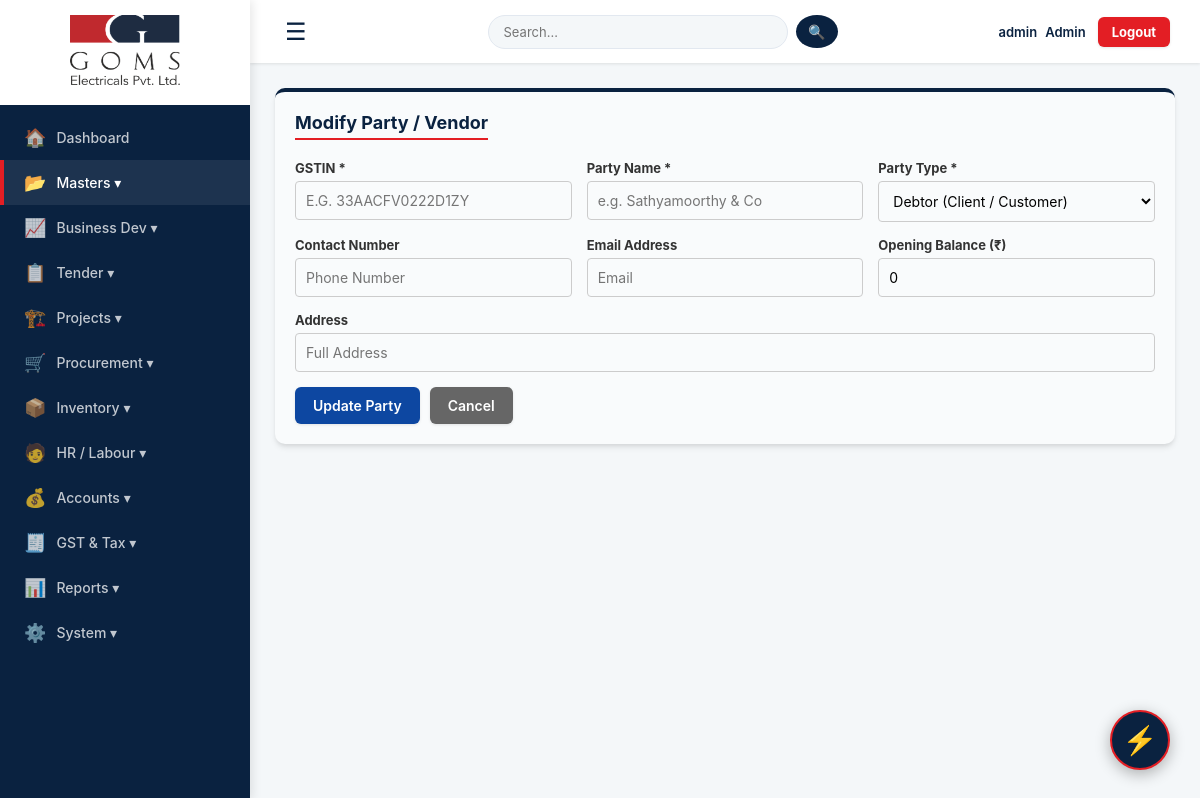
The page /parties/edit/32 (signed in) on the database as committed earlier.
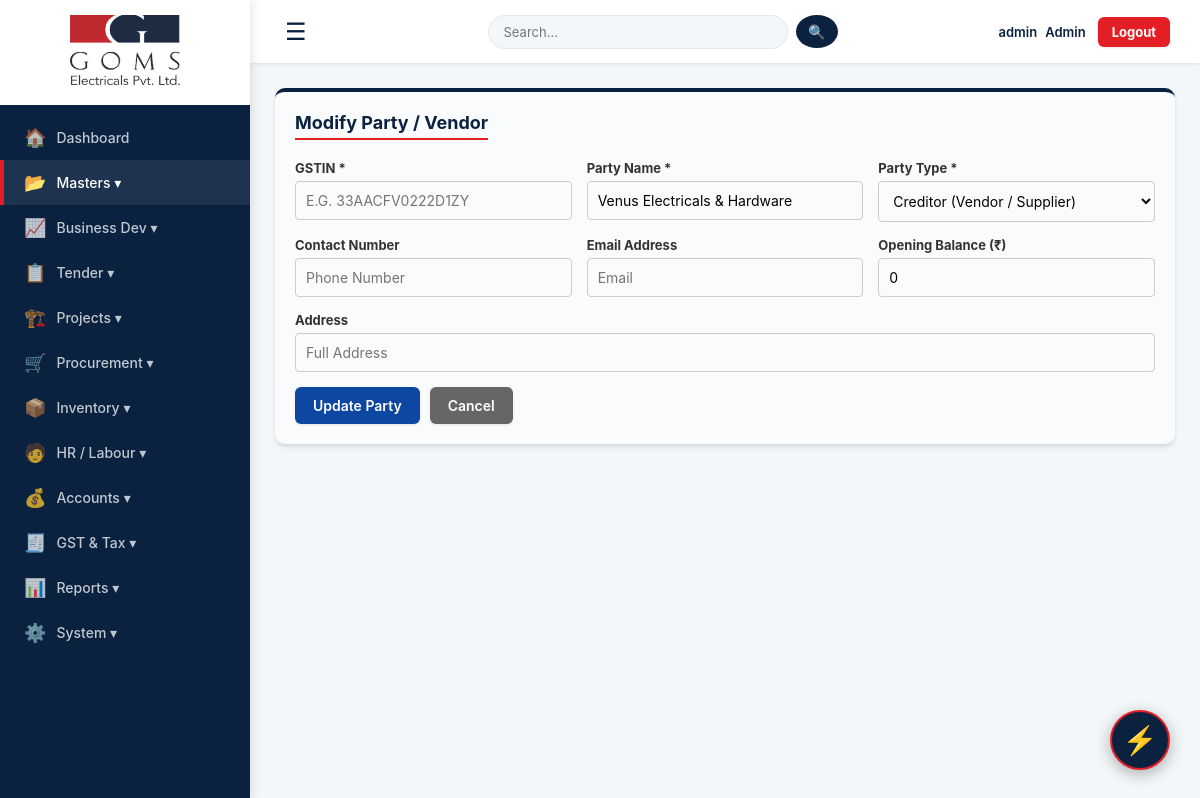
The same page on the database as committed later.
### tables this page shows
CREATE TABLE parties (id INTEGER PRIMARY KEY AUTOINCREMENT, party_name TEXT NOT NULL, party_type TEXT NOT NULL, contact_number TEXT, email TEXT, gstin TEXT, address TEXT, opening_balance REAL DEFAULT 0, is_blocked INTEGER DEFAULT 0);

### app.py (the view, shortened to what this page needs)
@app.route("/parties/edit/<int:id>", methods=["GET", "POST"])
def edit_party(id):
    if not session.get("username"): return redirect(url_for("login"))
    conn = get_db()
    p = conn.execute("SELECT * FROM parties WHERE id=?", (id,)).fetchone(); conn.close()
    return render_template("edit_party.html", party=p)

### app.py (called while the page is built, shortened)
@app.context_processor
def inject_permissions():
    role = session.get('role', 'Admin')
    return dict(is_admin_or_gm = role in ['Admin', 'GM'])

@app.after_request
def add_header(response):
    response.headers["Cache-Control"] = "no-cache, no-store, must-revalidate, public, max-age=0"
    response.headers["Pragma"] = "no-cache"
    response.headers["Expires"] = "0"
    return response

def get_db():
    conn = sqlite3.connect(DATABASE, timeout=20)
    conn.row_factory = sqlite3.Row
    return conn

@app.before_request
def restrict_access():
    if not session.get("username"): return
    role = session.get("role", "Admin")
    if role == "Admin": return # Admin-க்கு எல்லா அனுமதியும் உண்டு

### templates/edit_party.html (shortened to what this page needs)
{% extends "base.html" %}
{% block content %}
<div class="card" style="background: #f9fbfc; border-top: 4px solid var(--primary-blue);">
    <h3>Modify Party / Vendor</h3>
    <form method="POST">
        <div class="grid-form">
            <div class="input-group">
                <label>GSTIN *</label>
                <input type="text" name="gstin" value="{{ party['gstin'] or '' }}" required placeholder="e.g. 33AACFV0222D1ZY" maxlength="15" style="text-transform: uppercase;">
            </div>
            <div class="input-group">
                <label>Party Name *</label>
                <input type="text" name="party_name" value="{{ party['party_name'] }}" required placeholder="e.g. Sathyamoorthy & Co">
            </div>
            <div class="input-group">
                <label>Party Type *</label>
                <select name="party_type" required>
                    <option value="Debtor" {% if party['party_type'] == 'Debtor' %}selected{% endif %}>Debtor (Client / Customer)</option>
                    <option value="Creditor" {% if party['party_type'] == 'Creditor' %}selected{% endif %}>Creditor (Vendor / Supplier)</option>
                </select>
            </div>
            <div class="input-group">
                <label>Contact Number</label>
                <input type="text" name="contact_number" value="{{ party['contact_number'] or '' }}" placeholder="Phone Number">
            </div>
            <div class="input-group">
                <label>Email Address</label>
                <input type="email" name="email" value="{{ party['email'] or '' }}" placeholder="Email">
            </div>
            <div class="input-group">
                <label>Opening Balance (₹)</label>
                <input type="number" name="opening_balance" step="0.01" value="{{ party['opening_balance'] or 0 }}" placeholder="0.00">
            </div>
            <div class="input-group" style="grid-column: 1 / -1;">
                <label>Address</label>
                <input type="text" name="address" value="{{ party['address'] or '' }}" placeholder="Full Address">
            </div>
        </div>
        <div style="display: flex; gap: 10px; margin-top: 15px;">
            <button type="submit" class="btn" style="background: #0d47a1;">Update Party</button>
            <a href="{{ url_for('parties') }}" class="btn" style="background: #666; text-decoration: none;">Cancel</a>
        </div>
    </form>
</div>
{% endblock %}

Rows that differ between the two databases and show on the page:
added parties: party_name "Venus Electricals & Hardware", party_type "Creditor (Vendor / Supplier)", opening_balance "0"
Other text that changed with them:
form field party_type: "Debtor (Client / Customer)" → (not shown)
form field opening_balance: "0" → (not shown)
